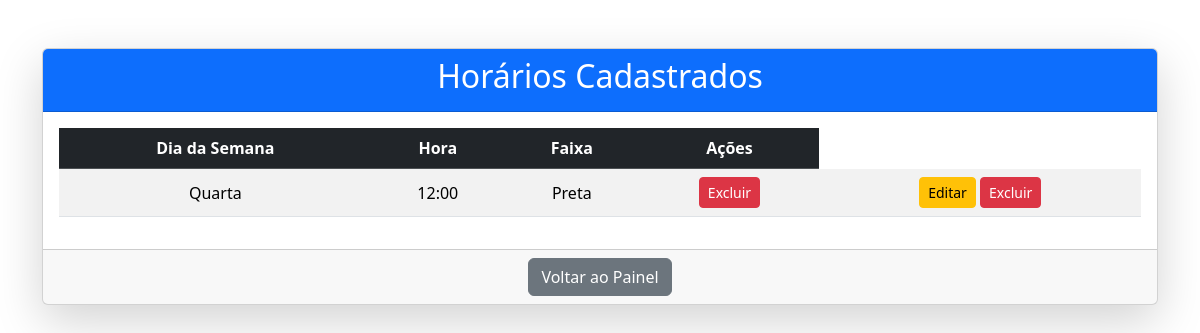
/listar_horarios (signed in), run on the app's committed database.
### app.py (models this page shows, shortened)
class Horario(db.Model):
    id = db.Column(db.Integer, primary_key=True)
    dia_semana = db.Column(db.String(20), nullable=False)
    hora = db.Column(db.String(5), nullable=False)
    faixa = db.Column(db.String(20), nullable=False)

### app.py (the view)
@app.route('/listar_horarios')
@login_required
def listar_horarios():
    horarios = Horario.query.all()
    return render_template('listar_horarios.html', horarios=horarios)

### app.py (called while the page is built)
@login_manager.user_loader
def load_user(admin_id):
    return Admin.query.get(int(admin_id))

### templates/listar_horarios.html (shortened to what this page needs)
<!DOCTYPE html>
<html lang="pt-br">
<head>
    <link href="https://cdn.jsdelivr.net/npm/bootstrap@5.3.2/dist/css/bootstrap.min.css" rel="stylesheet">
</head>
<body>
<div class="container mt-5">
    <div class="card shadow-lg">
        <div class="card-header bg-primary text-white text-center">
            <h2>Horários Cadastrados</h2>
        </div>
        <div class="card-body">
            {% if horarios %}
                <div class="table-responsive">
                    <table class="table table-striped table-hover text-center align-middle">
                        <thead class="table-dark">
                            <tr>
                                <th>Dia da Semana</th>
                                <th>Hora</th>
                                <th>Faixa</th>
                                <th>Ações</th>
                            </tr>
                        </thead>
                        <tbody>
                            {% for horario in horarios %}
                            <tr>
                                <td>{{ horario.dia_semana }}</td>
                                <td>{{ horario.hora }}</td>
                                <td>{{ horario.faixa }}</td>
                                <td>
                                    <a class="btn btn-danger btn-sm" href="{{ url_for('excluir_horario', horario_id=horario.id) }}" onclick="return confirm('Deseja realmente excluir este horário?')">Excluir</a>
                                </td>
                                <td>
                                    <a class="btn btn-warning btn-sm" href="{{ url_for('editar_horario', horario_id=horario.id) }}">Editar</a>
                                    <a class="btn btn-danger btn-sm" href="{{ url_for('excluir_horario', horario_id=horario.id) }}" onclick="return confirm('Deseja realmente excluir este horário?')">Excluir</a>
                                </td>
                            </tr>
                            {% endfor %}
                        </tbody>
                    </table>
                </div>
            {% else %}
                <div class="alert alert-info text-center" role="alert">
                    Nenhum horário cadastrado ainda.
                </div>
            {% endif %}
        </div>
        <div class="card-footer text-center">
            <a href="{{ url_for('admin_painel') }}" class="btn btn-secondary">Voltar ao Painel</a>
        </div>
    </div>
</div>
</body>
</html>

### data on the page
Horario: dia_semana "Quarta", hora "12:00", faixa "Preta"
